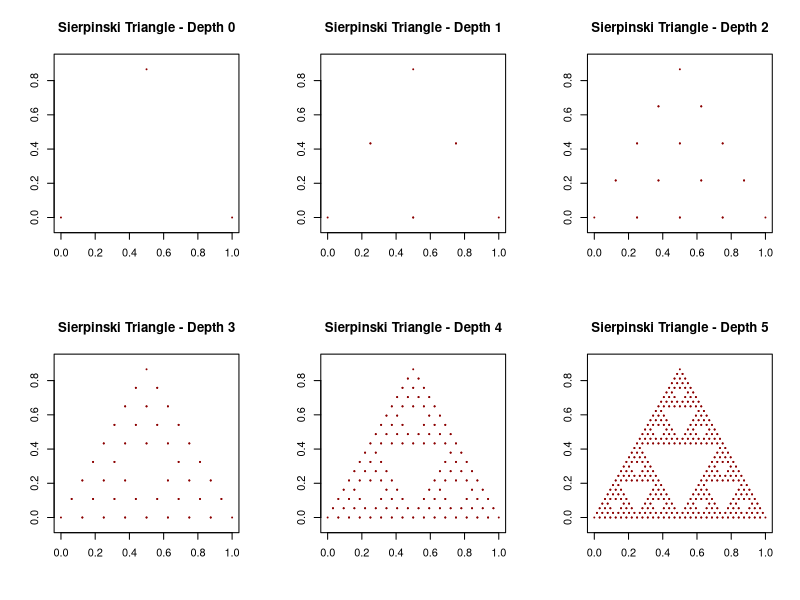

Write R code to recreate this figure.
# @author: my@daisg.com
# @date: 2025-10-29
# @version: 0.1
# Copyright (c) 2025 daisg
# SPDX-License-Identifier: GPL-3
# @brief/ Description
# 谢尔宾斯基三角形 (Sierpinski Triangle) 递归法
sierpinski_triangle <- function(vertices, depth) {
  # vertices: 3x2矩阵，包含三角形的三个顶点
  if (depth == 0) {
    # 在深度为0时绘制三角形
    return(vertices)
  } else {
    # 计算三个中点
    a <- vertices[1,]
    b <- vertices[2,]
    c <- vertices[3,]
    
    ab <- (a + b) / 2
    ac <- (a + c) / 2
    bc <- (b + c) / 2
    
    # 递归生成三个小三角形
    triangle1 <- sierpinski_triangle(rbind(a, ab, ac), depth-1)
    triangle2 <- sierpinski_triangle(rbind(b, ab, bc), depth-1)
    triangle3 <- sierpinski_triangle(rbind(c, ac, bc), depth-1)
    
    return(rbind(triangle1, triangle2, triangle3))
  }
}

# 绘制谢尔宾斯基三角形
draw_sierpinski <- function(depth = 5) {
  # 定义初始大三角形
  size <- 1
  height <- size * sqrt(3) / 2
  
  vertices <- matrix(c(
    0, 0,
    size, 0,
    size/2, height
  ), nrow = 3, byrow = TRUE)
  
  # 生成谢尔宾斯基三角形点
  points <- sierpinski_triangle(vertices, depth)
  
  # 绘制
  plot(points, pch = 20, cex = 0.3, asp = 1, col = "darkred",
       xlab = "", ylab = "", 
       main = paste("Sierpinski Triangle - Depth", depth))
}

# 绘制不同深度
par(mfrow = c(2, 3))
for (depth in 0:5) {
  draw_sierpinski(depth)
}